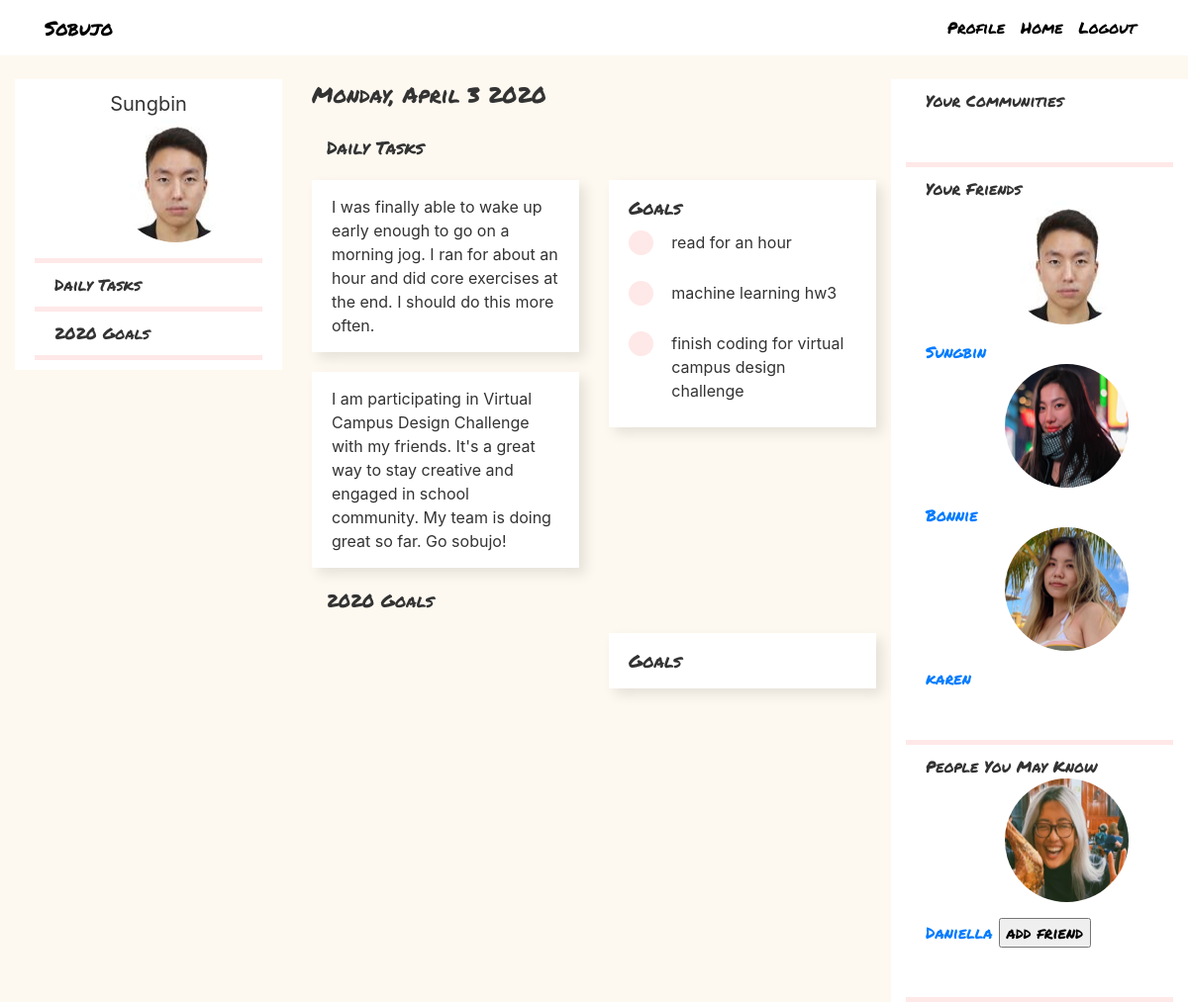
The app's page /journal/1 (signed in) with its own data.
### flaskblog/models.py (models this page shows, shortened)
class User(db.Model, UserMixin):
    id = db.Column(db.Integer, primary_key=True)
    username = db.Column(db.String(20), unique=True, nullable=False)
    email = db.Column(db.String(120), unique=True, nullable=False)
    image_file = db.Column(db.String(20), nullable=False, default='default.jpg')
    password = db.Column(db.String(60), nullable=False)
    pages = db.relationship("Page", backref="user")
    friends = db.relationship("User", secondary=friendship,
                           primaryjoin=id==friendship.c.friend_a_id,
                           secondaryjoin=id==friendship.c.friend_b_id)
    community = db.relationship("Community", secondary=membership, backref="members")
    comments = db.relationship("Comment", backref="author") # received

class Page(db.Model):
    id = db.Column(db.Integer, primary_key=True)
    user_id = db.Column(db.Integer, db.ForeignKey('user.id')) # can be nullable
    community_id = db.Column(db.Integer, db.ForeignKey('community.id')) # can be nullable
    title = db.Column(db.String(100), nullable=False)
    entries = db.relationship("Entry", backref="page")
    goals = db.relationship("Goal", backref="page")

class Entry(db.Model):
    id = db.Column(db.Integer, primary_key=True)
    page_id = db.Column(db.Integer, db.ForeignKey('page.id'), nullable=False)
    text = db.Column(db.String(500), nullable=False)
    comments = db.relationship("Comment", backref="entry")

class Goal(db.Model):
    id = db.Column(db.Integer, primary_key=True)
    page_id = db.Column(db.Integer, db.ForeignKey('page.id'), nullable=False)
    text = db.Column(db.String(500), nullable=False)
    comments = db.relationship("Comment", backref="goal")

### flaskblog/routes.py (the view)
@app.route("/journal/<int:user_id>")
@login_required
def spectate(user_id):
    users = User.query.all()
    users = [user for user in users if user.id != current_user.id and user not in current_user.friends]
    if user_id == current_user.id:
        return redirect(url_for('journal'))
    other_user = User.query.filter_by(id=user_id).first()
    pages = Page.query.filter_by(user_id=user_id).all()
    entries = {}
    goals = {}
    for page in pages:
        entries[page.id] = Entry.query.filter_by(page_id=page.id).all()
        goals[page.id] = Goal.query.filter_by(page_id=page.id).all()
    image_file = url_for('static', filename='profile_pics/' + other_user.image_file)
    return render_template('other_profile.html', pages=pages, entries=entries, goals=goals,
                    image_file=image_file, other_user=other_user, users=users)

### flaskblog/models.py (called while the page is built)
@login_manager.user_loader
def load_user(user_id):
    return User.query.get(int(user_id))

### flaskblog/templates/other_profile.html (shortened to what this page needs)
{% extends "layout.html" %}
{% block content %}
<div class="row">
    <div class="col-md-4">
        <div class="content-section">
            <div class="account-heading">{{ other_user.username }}</div>
            <img class="rounded-circle account-img" src="{{ image_file }}">
            <div class="pink-divider"></div>
            {% for page in pages %}
            <div class="sidebar-journal">{{page.title}}</div>
            <div class="pink-divider"></div>
            {% endfor %}
        </div>
    </div>
    <div class="col-md-8">
        <div class="date-style">Monday, April 3 2020</div>
        <br>
        {% for page in pages %}
        <div class="row">
            <div class="header-style">{{ page.title }} </div>
        </div>
        <div class="row">
            <div class="col-md-6">
                <div class="entry-section">
                    {% for entry in entries.get(page.id) %}
                    <div class="entry-style"> {{ entry.text }} </div>
                    {% endfor %}
                </div>
            </div>
            <div class="col-md-6">
                <div class="entry-style">
                    <div class="goal-style"> Goals </div>
                    {% for goal in goals.get(page.id) %}
                    <div class="row individual-goal">
                        <div class="col-md-2">
                            <div class="dot"></div>
                        </div>
                        <div class="col-md-10">
                            <div> {{ goal.text }} </div>
                        </div>
                    </div>
                    {% endfor %}
                </div>
            </div>
        </div>
    {% endfor %}
    </div>
</div>
{% endblock content %}

### flaskblog/templates/layout.html (shortened to what this page needs)
<!DOCTYPE html>
<html>
<head>
    <link rel="stylesheet" href="https://maxcdn.bootstrapcdn.com/bootstrap/4.0.0/css/bootstrap.min.css">
    <link rel="stylesheet" type="text/css" href="{{ url_for('static', filename='main.css') }}">
</head>
<body>
    <header class="site-header">
      <nav class="navbar navbar-expand-md navbar-dark bg-steel fixed-top">
        <div class="container">
          <a class="title-style mr-4" href="/">Sobujo</a>
          <div class="collapse navbar-collapse" id="navbarToggle">
            <div class="navbar-nav">
              {% if current_user.is_authenticated %}
                <a class="nav-item nav-link" href="{{ url_for('journal') }}">Profile</a>
                <a class="nav-item nav-link" href="{{ url_for('home') }}">Home</a>
                <a class="nav-item nav-link" href="{{ url_for('logout') }}">Logout</a>
              {% else %}
                <a class="nav-item nav-link" href="{{ url_for('login') }}">Login</a>
                <a class="nav-item nav-link" href="{{ url_for('register') }}">Register</a>
              {% endif %}
            </div>
          </div>
        </div>
      </nav>
    </header>
    <main role="main" class="container-fluid">
      <div class="row">
        <div class="col-md-9">
          {% block content %}{% endblock %}
        </div>
        {% if current_user.is_authenticated %}
          <div class="col-md-3 bg-steel">
            <div class="sidebar-section">
              Your Communities
            </div>
            <div class="pink-divider"></div>
            <div class="sidebar-section">
              Your Friends
              {% for friend in current_user.friends %}
                <img class="rounded-circle account-img" src="/static/profile_pics/{{ friend.image_file }}">
                <a href="{{ url_for('spectate', user_id=friend.id) }}"> {{ friend.username }} </a>
                {% endfor %}
            </div>
            <div class="pink-divider"></div>
            <div class="sidebar-section">
              People You May Know
              {% for user in users %}
                <img class="rounded-circle account-img" src="/static/profile_pics/{{ user.image_file }}">
                <a href="{{ url_for('spectate', user_id=user.id) }}"> {{ user.username }} </a>
                <input type="button" value="add friend" onclick="addFriend({{user.id}})">
                {% endfor %}
            </div>
            <div class="pink-divider"></div>
          </div>
        {% endif %}
      </div>
    </main>
</body>
</html>

### flaskblog/static/main.css (style rules this page uses)
body { background-color: #FEF9F0; color: #333333; margin-top: 5rem; }
.bg-steel { background-color: #ffffff; }
.title-style { color: black; font-size: 20px; font-family: "Permanent Marker"; }
.site-header .navbar-nav .nav-link { color: black; font-family: "Permanent Marker"; }
.content-section { background: #ffffff; padding: 10px 20px; }
.sidebar-section { background: #ffffff; padding: 10px 20px; font-family: "Permanent Marker"; padding-bottom: 50px; }
.sidebar-journal { background: #ffffff; padding: 10px 20px; font-family: "Permanent Marker"; }
.account-img { height: 125px; width: 125px; margin-bottom: 16px; margin-right: 80px; margin-left: 80px; }
.account-heading { font-size: 20px; text-align: center; }
.pink-divider { background-color: #FFE8E8; height: 5px; width: 100%; }
.date-style { font-family: "Permanent Marker"; font-size: 22px; line-height: 32px; }
.header-style { font-family: "Permanent Marker"; font-size: 18px; line-height: 26px; margin-left: 30px; }
.dot { height: 25px; width: 25px; background-color: #FFE8E8; border-radius: 50%; display: inline-block; }
.entry-style { margin-top: 20px; background: #ffffff; padding: 15px 20px; box-shadow: 6px 6px 12px rgba(0, 0, 0, 0.1); margin-bottom: 20px; }
.goal-style { font-family: "Permanent Marker"; font-size: 18px; line-height: 26px; }
.individual-goal { padding-top: 10px; padding-bottom: 10px; }

### records on screen
User: username "Sungbin", image_file (picture)
Page: title "Daily Tasks"
Page: title "2020 Goals"
Entry: text "I was finally able to wake up early enough to go on a morning jog. I ran for about an hour and did core exercises at the end. I should do this more often."
Entry: text "I am participating in Virtual Campus Design Challenge with my friends. It's a great way to stay creative and engaged in school community. My team is doing great so far. Go sobujo!"
Goal: text "read for an hour"
Goal: text "machine learning hw3"
Goal: text "finish coding for virtual campus design challenge"
User: image_file (picture), username "Bonnie"
User: image_file (picture), username "karen"
User: image_file (picture), username "Daniella"
